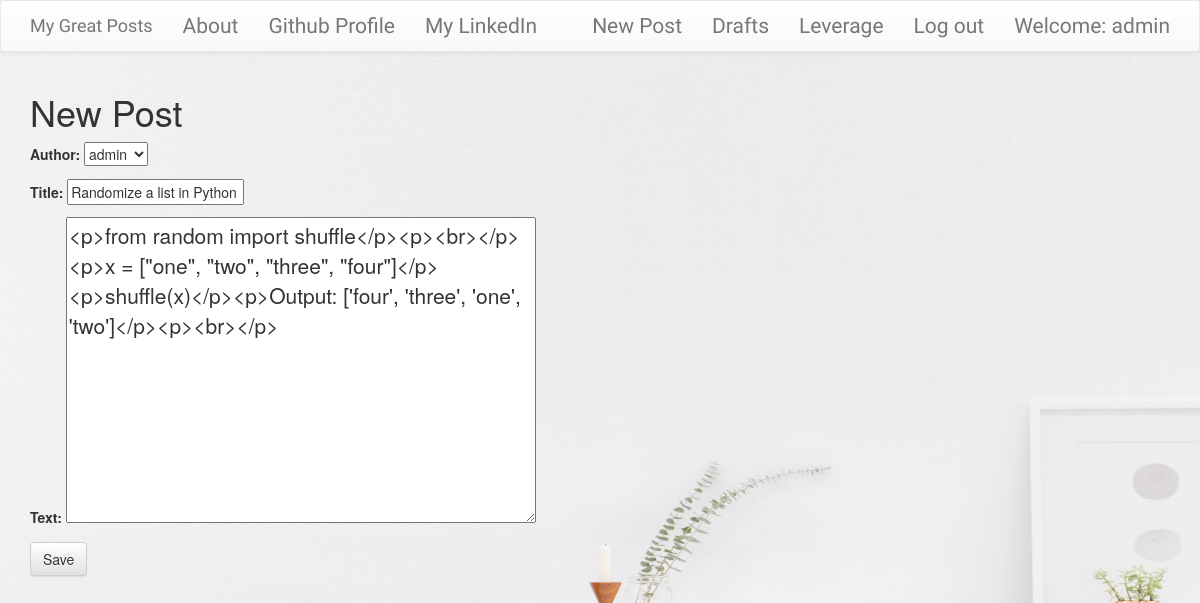
/post/16/edit/ (signed in), run on the app's committed database.
### blog/models.py (models this page shows, shortened)
class Post(models.Model):
    author = models.ForeignKey('auth.User' ,on_delete=models.CASCADE)
    title = models.CharField(max_length=200)
    text = models.TextField()
    created_date = models.DateTimeField(default=timezone.now)
    published_date = models.DateTimeField(blank=True, null=True)

### blog/views.py (the view)
# urls.py: url(r'^post/(?P<pk>\d+)/edit/$', views.PostUpdateView.as_view(), name='post_edit'),
class PostUpdateView(LoginRequiredMixin, UpdateView):
    login_url = '/login/'
    redirect_field_name = 'blog/post_detail.html'
    form_class = PostForm
    model = Post

### blog/forms.py
class PostForm(forms.ModelForm):
    class Meta():
        model = Post #Connecting the model to Post model
        fields = ('author','title','text')
        widgets = {
            'title': forms.TextInput(attrs={'class':'textinputclass'}),
            'text': forms.Textarea(attrs={'class':'editable medium-editor-textarea postcontent'})
        }

### blog/templates/blog/post_form.html (shortened to what this page needs)
{% extends 'blog/base.html' %}
{% block content %}
    <h1>New Post</h1>
    <form class="post-form" method="POST">
        {{ form.as_p }}
        <button type="submit" class="save btn btn-default">Save</button>
    </form>
{% endblock %}

### blog/templates/blog/base.html (shortened to what this page needs)
<!DOCTYPE html>
{% load static %}
<html>
    <head>
        <link rel="stylesheet" href="{% static 'css/blog.css' %}">
        <link rel="stylesheet" href="https://maxcdn.bootstrapcdn.com/bootstrap/3.3.7/css/bootstrap.min.css">
        <link rel="stylesheet" href="https://maxcdn.bootstrapcdn.com/bootstrap/3.3.7/css/bootstrap-theme.min.css">
        <link rel="stylesheet" href="//cdn.jsdelivr.net/medium-editor/latest/css/medium-editor.min.css" type="text/css" media="screen" charset="utf-8">
<body class='loader' onload="showTime();">
  <nav class="navbar navbar-default techfont custom-navbar">
    <div class="container">
      <ul class="nav navbar-nav">
        <li><a class='navbar-brand bigbrand' href="{% url 'post_list' %}">My Great Posts</a></li>
        <li><a href="{% url 'about'%}">About</a></li>
        <li><a href="https://github.com/raviteja501">Github Profile</a></li>
        <li><a href="https://www.linkedin.com/in/ravitejavangala/" target="_blank">My LinkedIn</a></li>
      </ul>
      <ul class="nav navbar-nav navbar-right">
        {% if user.is_authenticated %}
        <li>
          <a href="{% url 'post_new' %}" >New Post</a>
        </li>
        <li>
          <a href="{% url 'post_draft_list' %}">Drafts</a>
        </li>
        <li>
          <a href="{% url 'leverage'%}">Leverage</a>
        </li>
        <li>
          <a href="{% url 'logout' %}" >Log out</a>
        </li>
        <li>
          <a >Welcome: {{ user.username }}</a>
        </li>
          {% else %}
          <li><a class='nav navbar-right' href="{% url 'login' %}" ><span class="glyphicon glyphicon-user"></span></a></li>
        {% endif %}
      </ul>
  </div>
</nav>
        <div class="content container">
            <div class="row">
                <div class="col-md-8">
                  <div class="blog_posts">
                    {% block content %}
                    {% endblock %}
                  </div>
                </div>
            </div>
        </div>
</body>
</html>

### blog/static/css/blog.css (style rules this page uses)
body { background: url("/static/images/background.jpg") no-repeat; background-size:100%; background-size: 1800px 900px; }
.techfont { font-family: 'Boogaloo', cursive; font-size: 1.5em; margin-bottom: 10px; }
.postcontent { font-size: 1.5em; }
.bigbrand { font-size: 1.5em; }

### data on the page
Post: author "admin", title "Randomize a list in Python", text "<p>from random import shuffle</p><p><br></p><p>x = [\"one\", \"two\", \"three\", \"four\"]</p><p>shuffle(x)</p><p>Output: ['four', 'three', 'one', 'two']</p><p><br></p>"

### other printed values
{{ user.username }} "admin"
